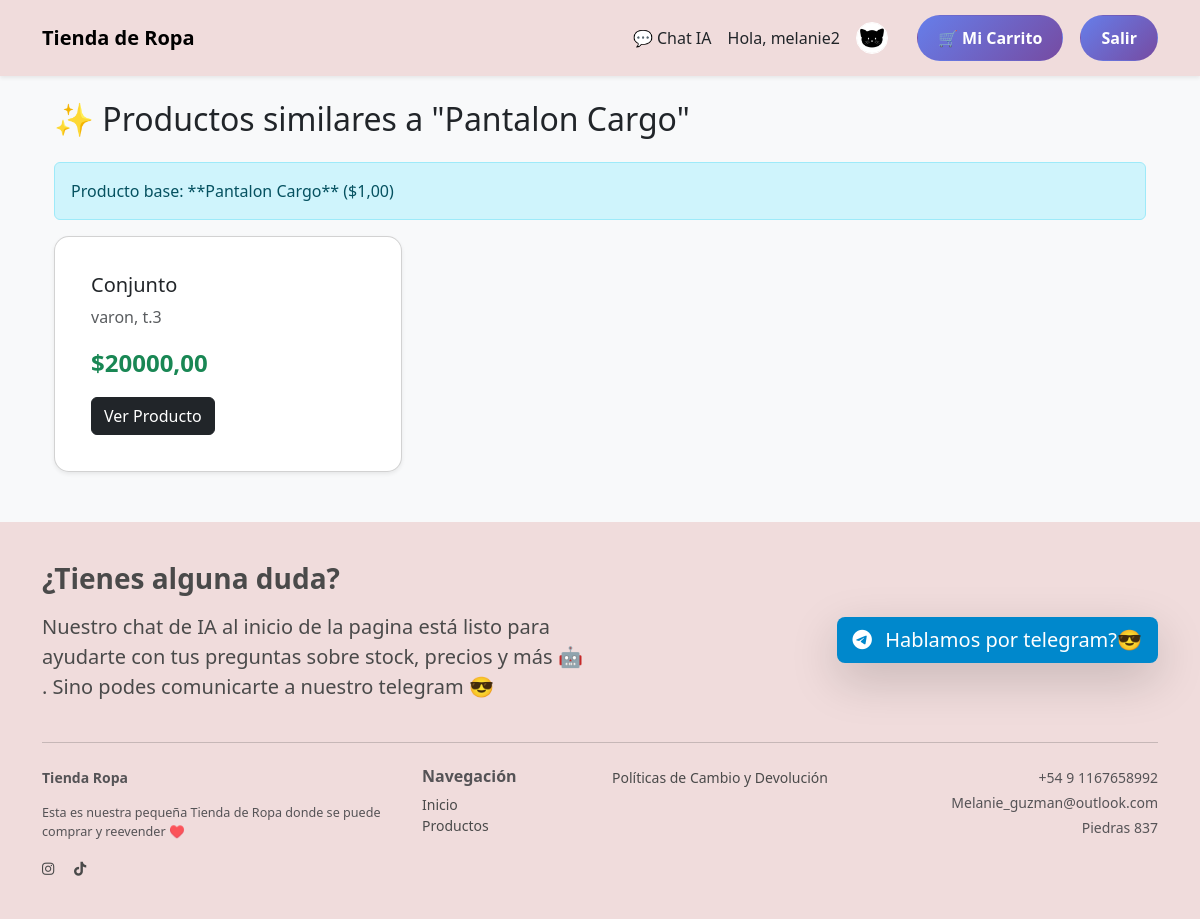
The page /ia/recommend/8/ (signed in) on the database as committed earlier.
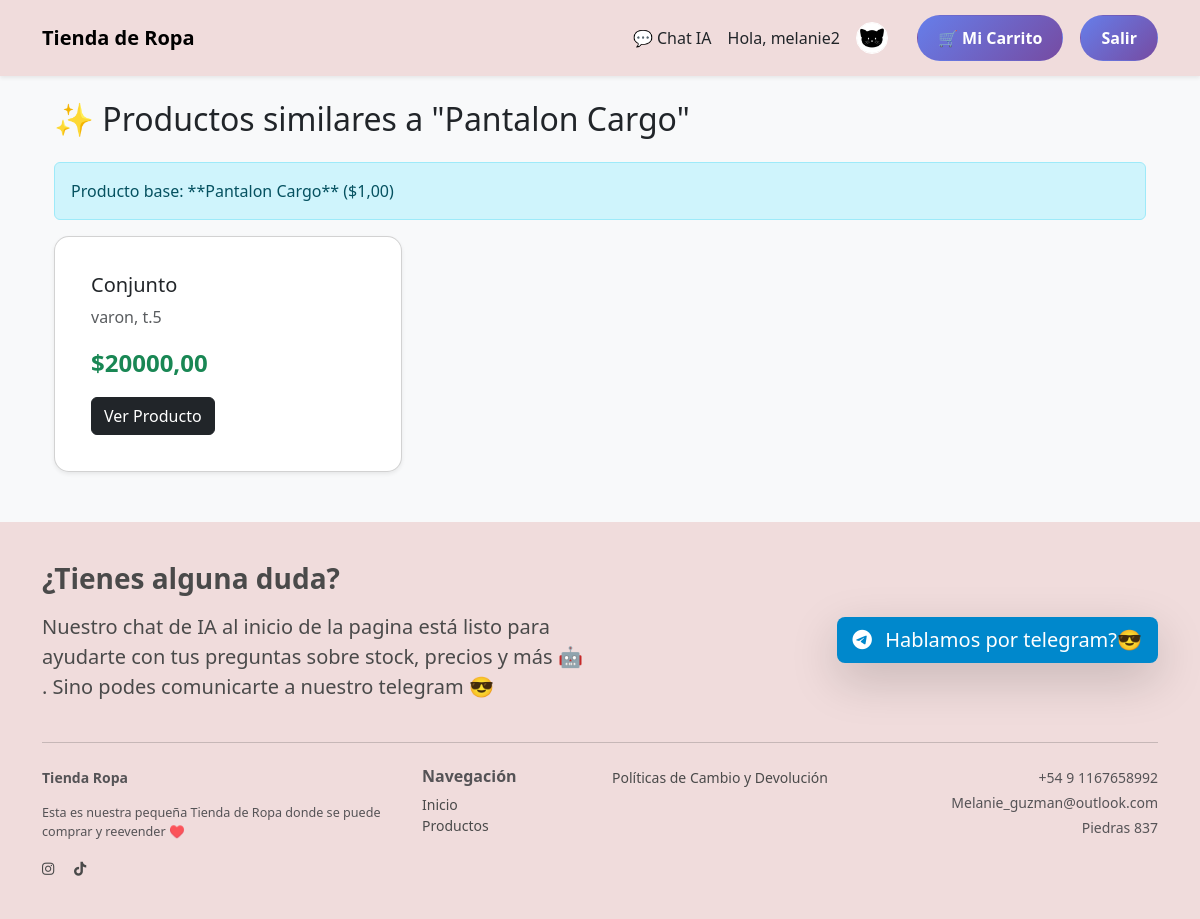
The same page on the database as committed later.
### productos/models.py (models this page shows, shortened)
class Product(models.Model):
    seller = models.ForeignKey(settings.AUTH_USER_MODEL, on_delete=models.CASCADE, related_name="products")
    title = models.CharField(max_length=200)
    description = models.TextField(blank=True)
    nuevo = models.BooleanField(default=True)
    marca = models.CharField(max_length=100, blank=True, default="Generico")
    price = models.DecimalField(max_digits=12, decimal_places=2)
    created_at = models.DateTimeField(auto_now_add=True)
    active = models.BooleanField(default=True)
    stock = models.PositiveIntegerField(default=1)  # nuevo campo
    image = models.ImageField(upload_to="product_images/", blank=True, null=True)  # opcional
    updated_at = models.DateTimeField(auto_now=True)  # fecha de última modificación

### chat_ai/views.py (the view)
# urls.py: path("recommend/<int:pk>/", views.recommend_similar, name="recommend-similar"),
def recommend_similar(request, pk):
    producto = get_object_or_404(Product, pk=pk)
    target = None
    try:
        target = producto.embedding.vector
    except Exception:
        if not gemini_service:
            messages.error(request, "El servicio de embeddings no está configurado.")
            return render(request, "chat_ai/recommendations.html", {"product": producto, "recommended": []})
        text = f"{producto.title}. {producto.description or ''}"
        try:
            target = gemini_service.embed_text(text)
        except Exception as e:
            messages.error(request, f"Fallo al generar embedding: {str(e).split(':')[0]}")
            target = None
    if target is None:
        return render(request, "chat_ai/recommendations.html", {"product": producto, "recommended": []})
    candidates = ProductEmbedding.objects.exclude(product=producto)
    results = []
    tvec = np.array(target, dtype=float)
    for c in candidates:
        vec = np.array(c.vector, dtype=float)
        cos = float(np.dot(tvec, vec) / (np.linalg.norm(tvec) * np.linalg.norm(vec)))
        results.append((c.product, cos))
    results.sort(key=lambda x: x[1], reverse=True)
    top = [p for p, score in results[:6]]
    return render(request, "chat_ai/recommendations.html", {"product": producto, "recommended": top})

### chat_ai/templates/chat_ai/recommendations.html (shortened to what this page needs)
{% extends "base.html" %}
{% block content %}
<div class="container">
    <h2 class="mb-4">
        ✨ Productos similares a "{{ product.title }}"
    </h2>
    <div class="alert alert-info" role="alert">
        Producto base: **{{ product.title }}** (${{ product.price }})
    </div>
    <div class="row row-cols-1 row-cols-md-3 g-4">
    {% for p in recommended %}
        <div class="col">
            <div class="card h-100 shadow-sm">
                <div class="card-body">
                    <h3 class="card-title h5">{{ p.title }}</h3>
                    <p class="card-text text-muted">{{ p.description|truncatewords:12 }}</p>
                    <p class="card-text fs-4 fw-bold text-success">${{ p.price }}</p>
                    <a href="{% url 'product-detail' p.pk %}" class="btn btn-dark">Ver Producto</a>
                </div>
            </div>
        </div>
    {% empty %}
        <div class="col-12">
            <p class="alert alert-warning">No se encontraron recomendaciones similares para este producto. [cite: 307]</p>
        </div>
    {% endfor %}
    </div>
</div>
{% endblock %}

Rows that differ between the two databases and show on the page:
changed Product "Conjunto": description "varon, t.3" → "varon, t.5"
